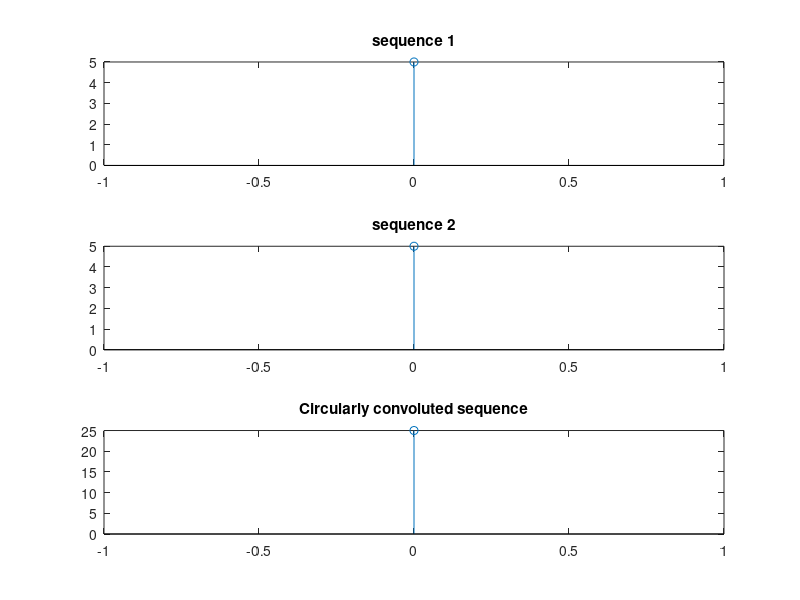

Source code (MATLAB):
clc;
close all;
clear all;

x1 = input('enter sequence 1');
st1 = 0;% starting point is 0
%n1 = st1:st1+length(x1)-1


x2 = input('enter sequence 2');
st2 = 0;% starting point is 0
%n2 = st2:st2+length(x2)-1

%zero_padding to get same length
if length(x1)==length(x2) %do nothing if lengths equall
elseif length(x1)<length(x2)
        x1=[x1 zeros(1,length(x2)-length(x1))]%append zeros to x to equalize lengths
    else
        x2=[x2 zeros(1,length(x1)-length(x2))]%append zeros to y to equalize lengths
end
len = max(length(x1),length(x2))
x3 = cconv(x1,x2,length(x1))%you have to pass the length of either of the sequences else it will return linear convolution.
n3 = 0:0+len-1%x-axis value for plotting

subplot(3,1,1)
stem(n3,x1)
hold on;
title('sequence 1');
%axis([-15 15 -15 15])
hold off;

subplot(3,1,2)
stem(n3,x2)
hold on;
title('sequence 2');
%axis([-15 15 -15 15])
hold off;

subplot(3,1,3)
stem(n3,x3)
hold on;
title('Circularly convoluted sequence');
%axis([-15 15 -15 15])
hold off;